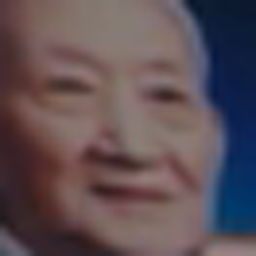
#> input picture FaceLib/YePeiDa.JPG, 256 x 256 px, given in place of the camera
$ python 'FaceDection - Haar.py'
#> lines starting #> are read from the running program, lines starting #| are printed output that depends on the picture; after the words box and inside, x2 and y2 are one past the last pixel; in counts of white or black regions, pixels touching at a corner belong together
import numpy as np
import cv2
import math
import os

wb = cv2.xphoto.createGrayworldWB()
wb.setSaturationThreshold(0.99)
faceCascade = cv2.CascadeClassifier('D:\\face.xml')

capture = cv2.VideoCapture(0)
while capture.isOpened():
    ret, frame = capture.read()
#> frame is the input picture: shape (256, 256, 3); mean B, G, R 85.2, 79.8, 94.9
    frame = wb.balanceWhite(frame)
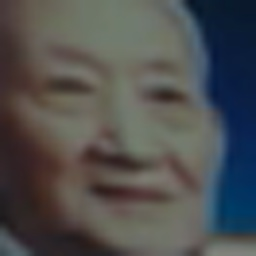
#> frame: shape (256, 256, 3); mean B, G, R 79.7, 79.8, 79.2
    gray = cv2.cvtColor(frame, cv2.COLOR_BGR2GRAY)
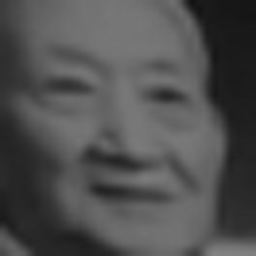
#> gray: shape (256, 256); min 19, max 131, mean 79.6
    gray = cv2.blur(gray, (2,2))
    faces = faceCascade.detectMultiScale(gray, 1.3, 5)
#> faces = [[16, 12, 212, 212]]
    area = 0
    for (x,y,w,h) in faces:
        frame = cv2.rectangle(frame,(x,y),(x+w,y+h),(255,0,0),2)
#> this loop made 1 pass
#> pass 1, `frame = cv2.rectangle(frame,(x,y),(x+w,y+h),(255,0,0),2)`:
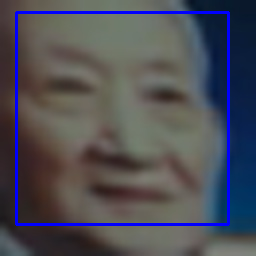
#> frame: shape (256, 256, 3); 3.88% of pixels changed, all inside (x1, y1, x2, y2) = (15, 11, 230, 226)
    cv2.imshow("Cam", frame)
    cmd = cv2.waitKey(50)
#> (key Esc is pressed here)

capture.release()
cv2.destroyAllWindows()

$ run again, on FaceLib/zk.JPG
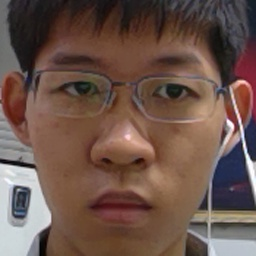
#> input picture FaceLib/zk.JPG, 256 x 256 px, given in place of the camera
#> frame is the input picture: shape (256, 256, 3); mean B, G, R 74.9, 84.4, 108.5
#> `frame = wb.balanceWhite(frame)`:
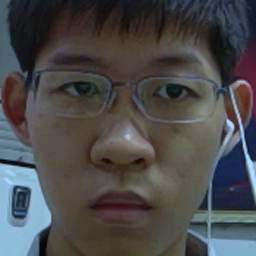
#> frame: shape (256, 256, 3); mean B, G, R 74.9, 74.4, 74.5
#> `gray = cv2.cvtColor(frame, cv2.COLOR_BGR2GRAY)`:
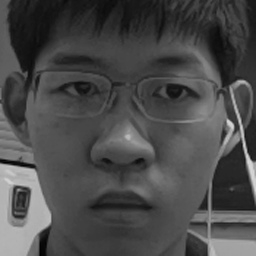
#> gray: shape (256, 256); min 0, max 214, mean 74.5
#> faces = ()
